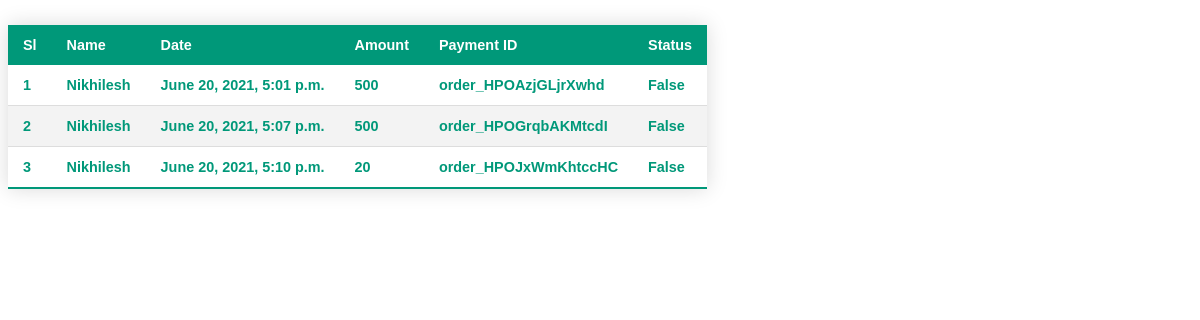
/, run on an earlier commit of the app's database.
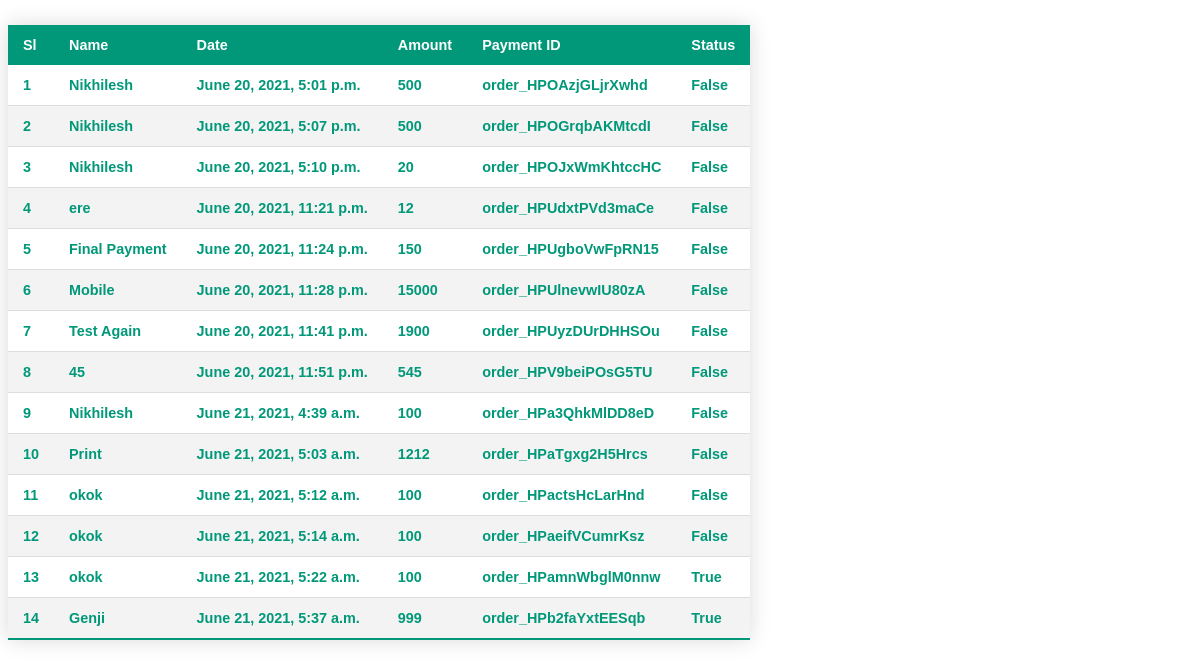
And on a later commit of the database.
### collectfee/models.py (models this page shows, shortened)
class Order(models.Model):
    order_product = models.CharField(max_length=100)
    order_amount = models.CharField(max_length=25)
    order_payment_id = models.CharField(max_length=100)
    isPaid = models.BooleanField(default=False)
    order_date = models.DateTimeField(auto_now=True)

### collectfee/views.py (the view)
# urls.py: path('', home, name="home"),
def home(request):
    payments = Order.objects.all()
    context = {
        'payments': payments
    }
    return render(request, 'index.html', context)

### templates/index.html (shortened to what this page needs)
{% load static %}
<!DOCTYPE html>
<html lang="en">
<head>
    <link rel="stylesheet" type="text/css" href="{% static 'css/main.css' %}" />
</head>
<body>
    <table class="styled-table">
        <thead>
            <tr>
                <th>Sl</th>
                <th>Name</th>
                <th>Date</th>
                <th>Amount</th>
                <th>Payment ID</th>
                <th>Status</th>
            </tr>
        </thead>
        <tbody>
            {% for payment in payments %}
            <tr class="active-row">
            <td>{{payment.id}}</td>
            <td>{{payment.order_product}}</td>
            <td>{{payment.order_date}}</td>
            <td>{{payment.order_amount}}</td>
            <td>{{payment.order_payment_id}}</td>
            <td>{{payment.isPaid}}</td>
            </tr>
            {% endfor %}
        </tbody>
    </table>
</body>
</html>

### static/css/main.css (style rules this page uses)
.styled-table { border-collapse: collapse; margin: 25px 0; font-size: 0.9em; font-family: sans-serif; min-width: 400px; box-shadow: 0 0 20px rgba(0, 0, 0, 0.15); }
.styled-table thead tr { background-color: #009879; color: #ffffff; text-align: left; }
.styled-table th, .styled-table td { padding: 12px 15px; }
.styled-table tbody tr { border-bottom: 1px solid #dddddd; }
.styled-table tbody tr:nth-of-type(even) { background-color: #f3f3f3; }
.styled-table tbody tr:last-of-type { border-bottom: 2px solid #009879; }
.styled-table tbody tr.active-row { font-weight: bold; color: #009879; }

What changed in the data, as far as the page shows it:
added Order: id "4", order_product "ere", order_date "June 20, 2021, 11:21 p.m.", order_amount "12", order_payment_id "order_HPUdxtPVd3maCe", isPaid "False"
added Order: id "5", order_product "Final Payment", order_date "June 20, 2021, 11:24 p.m.", order_amount "150", order_payment_id "order_HPUgboVwFpRN15", isPaid "False"
added Order: id "6", order_product "Mobile", order_date "June 20, 2021, 11:28 p.m.", order_amount "15000", order_payment_id "order_HPUlnevwIU80zA", isPaid "False"
added Order: id "7", order_product "Test Again", order_date "June 20, 2021, 11:41 p.m.", order_amount "1900", order_payment_id "order_HPUyzDUrDHHSOu", isPaid "False"
added Order: id "8", order_product "45", order_date "June 20, 2021, 11:51 p.m.", order_amount "545", order_payment_id "order_HPV9beiPOsG5TU", isPaid "False"
added Order: id "9", order_product "Nikhilesh", order_date "June 21, 2021, 4:39 a.m.", order_amount "100", order_payment_id "order_HPa3QhkMlDD8eD", isPaid "False"
added Order: id "10", order_product "Print", order_date "June 21, 2021, 5:03 a.m.", order_amount "1212", order_payment_id "order_HPaTgxg2H5Hrcs", isPaid "False"
added Order: id "11", order_product "okok", order_date "June 21, 2021, 5:12 a.m.", order_amount "100", order_payment_id "order_HPactsHcLarHnd", isPaid "False"
added Order: id "12", order_product "okok", order_date "June 21, 2021, 5:14 a.m.", order_amount "100", order_payment_id "order_HPaeifVCumrKsz", isPaid "False"
added Order: id "13", order_product "okok", order_date "June 21, 2021, 5:22 a.m.", order_amount "100", order_payment_id "order_HPamnWbglM0nnw", isPaid "True"
added Order: id "14", order_product "Genji", order_date "June 21, 2021, 5:37 a.m.", order_amount "999", order_payment_id "order_HPb2faYxtEESqb", isPaid "True"
